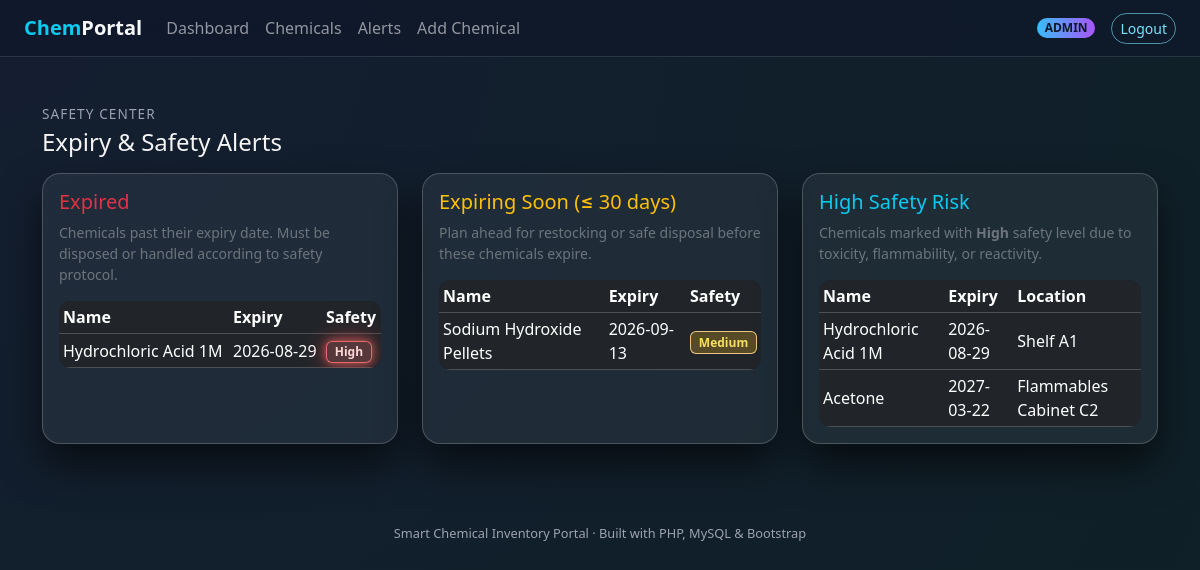
The app's page /alerts.php (signed in) with its own data.
### tables this page shows
CREATE TABLE chemical_safety (
    id INT AUTO_INCREMENT PRIMARY KEY,
    chemical_id INT NOT NULL,
    expiry_date DATE NULL,
    safety_level ENUM('Low', 'Medium', 'High') NOT NULL DEFAULT 'Low',
    CONSTRAINT fk_safety_chemical
        FOREIGN KEY (chemical_id) REFERENCES chemicals(chemical_id)
        ON DELETE CASCADE
);

CREATE TABLE chemicals (
    chemical_id INT AUTO_INCREMENT PRIMARY KEY,
    name VARCHAR(255) NOT NULL,
    quantity VARCHAR(100) NOT NULL,
    location VARCHAR(255) NOT NULL,
    created_at DATETIME NOT NULL DEFAULT CURRENT_TIMESTAMP,
    updated_at DATETIME NOT NULL DEFAULT CURRENT_TIMESTAMP ON UPDATE CURRENT_TIMESTAMP
);

### alerts.php (the view, shortened to what this page needs)
<?php
require_once 'db_config.php';
$expired = [];
$res = $mysqli->query("
    SELECT c.chemical_id, c.name, c.quantity, c.location,
           cs.expiry_date, cs.safety_level
    FROM chemicals c
    JOIN chemical_safety cs ON c.chemical_id = cs.chemical_id
    WHERE cs.expiry_date IS NOT NULL
      AND cs.expiry_date < CURDATE()
    ORDER BY cs.expiry_date ASC
");
if ($res) {
    while ($row = $res->fetch_assoc()) {
        $expired[] = $row;
    }
}
$soon = [];
$res = $mysqli->query("
    SELECT c.chemical_id, c.name, c.quantity, c.location,
           cs.expiry_date, cs.safety_level
    FROM chemicals c
    JOIN chemical_safety cs ON c.chemical_id = cs.chemical_id
    WHERE cs.expiry_date IS NOT NULL
      AND cs.expiry_date >= CURDATE()
      AND cs.expiry_date <= DATE_ADD(CURDATE(), INTERVAL 30 DAY)
    ORDER BY cs.expiry_date ASC
");
if ($res) {
    while ($row = $res->fetch_assoc()) {
        $soon[] = $row;
    }
}
$high = [];
$res = $mysqli->query("
    SELECT c.chemical_id, c.name, c.quantity, c.location,
           cs.expiry_date, cs.safety_level
    FROM chemicals c
    JOIN chemical_safety cs ON c.chemical_id = cs.chemical_id
    WHERE cs.safety_level = 'High'
    ORDER BY cs.expiry_date ASC
");
if ($res) {
    while ($row = $res->fetch_assoc()) {
        $high[] = $row;
    }
}
require_once 'partials/header.php';
?>
<div class="mb-3 fade-in-up">
    <p class="page-title mb-1">Safety Center</p>
    <h2 class="h4 mb-0">Expiry &amp; Safety Alerts</h2>
</div>
<div class="row g-4 fade-in-up">
    <div class="col-lg-4">
        <div class="glass-card p-3 h-100">
            <h5 class="mb-2 text-danger">Expired</h5>
            <p class="small text-secondary mb-3">
                Chemicals past their expiry date. Must be disposed or handled according to safety protocol.
            </p>
            <div class="table-responsive table-glass">
                <table class="table table-dark table-sm align-middle mb-0">
                    <thead>
                    <tr>
                        <th>Name</th>
                        <th>Expiry</th>
                        <th>Safety</th>
                    </tr>
                    </thead>
                    <tbody>
                    <?php if (empty($expired)): ?>
                        <tr>
                            <td colspan="3" class="text-center text-secondary py-2">
                                No expired chemicals.
                            </td>
                        </tr>
                    <?php else: ?>
                        <?php foreach ($expired as $c): ?>
                            <tr>
                                <td><?php echo htmlspecialchars($c['name']); ?></td>
                                <td><?php echo htmlspecialchars($c['expiry_date']); ?></td>
                                <td>
                                    <span class="badge badge-safety-high">
                                        <?php echo htmlspecialchars($c['safety_level']); ?>
                                    </span>
                                </td>
                            </tr>
                        <?php endforeach; ?>
                    <?php endif; ?>
                    </tbody>
                </table>
            </div>
        </div>
    </div>
    <div class="col-lg-4">
        <div class="glass-card p-3 h-100">
            <h5 class="mb-2 text-warning">Expiring Soon (≤ 30 days)</h5>
            <p class="small text-secondary mb-3">
                Plan ahead for restocking or safe disposal before these chemicals expire.
            </p>
            <div class="table-responsive table-glass">
                <table class="table table-dark table-sm align-middle mb-0">
                    <thead>
                    <tr>
                        <th>Name</th>
                        <th>Expiry</th>
                        <th>Safety</th>
                    </tr>
                    </thead>
                    <tbody>
                    <?php if (empty($soon)): ?>
                        <tr>
                            <td colspan="3" class="text-center text-secondary py-2">
                                No chemicals expiring soon.
                            </td>
                        </tr>
                    <?php else: ?>
                        <?php foreach ($soon as $c): ?>
                            <tr>
                                <td><?php echo htmlspecialchars($c['name']); ?></td>
                                <td><?php echo htmlspecialchars($c['expiry_date']); ?></td>
                                <td>
                                    <?php
                                    $level = $c['safety_level'] ?? 'Low';
                                    $badgeClass = 'badge-safety-low';
                                    if ($level === 'Medium') {
                                        $badgeClass = 'badge-safety-medium';
                                    } elseif ($level === 'High') {
                                        $badgeClass = 'badge-safety-high';
                                    }
                                    ?>
                                    <span class="badge <?php echo $badgeClass; ?>">
                                        <?php echo htmlspecialchars($level); ?>
                                    </span>
                                </td>
                            </tr>
                        <?php endforeach; ?>
                    <?php endif; ?>
                    </tbody>
                </table>
            </div>
        </div>
    </div>
    <div class="col-lg-4">
        <div class="glass-card p-3 h-100">
            <h5 class="mb-2 text-info">High Safety Risk</h5>
            <p class="small text-secondary mb-3">
                Chemicals marked with <strong>High</strong> safety level due to toxicity, flammability, or reactivity.
            </p>
            <div class="table-responsive table-glass">
                <table class="table table-dark table-sm align-middle mb-0">
                    <thead>
                    <tr>
                        <th>Name</th>
                        <th>Expiry</th>
                        <th>Location</th>
                    </tr>
                    </thead>
                    <tbody>
                    <?php if (empty($high)): ?>
                        <tr>
                            <td colspan="3" class="text-center text-secondary py-2">
                                No high risk chemicals flagged.
                            </td>
                        </tr>
                    <?php else: ?>
                        <?php foreach ($high as $c): ?>
                            <tr>
                                <td><?php echo htmlspecialchars($c['name']); ?></td>
                                <td>
                                    <?php
                                    echo $c['expiry_date']
                                        ? htmlspecialchars($c['expiry_date'])
                                        : '<span class="text-secondary">N/A</span>';
                                    ?>
                                </td>
                                <td><?php echo htmlspecialchars($c['location']); ?></td>
                            </tr>
                        <?php endforeach; ?>
                    <?php endif; ?>
                    </tbody>
                </table>
            </div>
        </div>
    </div>
</div>
<?php require_once 'partials/footer.php'; ?>

### assets/css/style.css (style rules this page uses)
body { font-family: "Poppins", system-ui, -apple-system, BlinkMacSystemFont, "Segoe UI", sans-serif; background: radial-gradient(circle at top left, #141e30, #0f2027); color: #f5f5f5; min-height: 100vh; }
.glass-card { background: rgba(255, 255, 255, 0.06); border-radius: 18px; border: 1px solid rgba(255, 255, 255, 0.2); box-shadow: 0 20px 40px rgba(0, 0, 0, 0.6); backdrop-filter: blur(18px); -webkit-backdrop-filter: blur(18px); }
.badge-safety-medium { background: rgba(251, 191, 36, 0.25); color: #f6e05e; border: 1px solid rgba(251, 211, 141, 0.9); }
.badge-safety-high { background: rgba(248, 113, 113, 0.25); color: #fed7d7; border: 1px solid rgba(248, 113, 113, 0.9); box-shadow: 0 0 10px rgba(248, 113, 113, 0.7), 0 0 25px rgba(239, 68, 68, 0.6); }
.page-title { letter-spacing: 0.08em; text-transform: uppercase; font-size: 0.85rem; color: #9ca3af; }
.table-glass { border-radius: 12px; overflow: hidden; }
.table-glass thead { background: rgba(15, 23, 42, 0.9); }
.table-glass tbody tr { background: rgba(15, 23, 42, 0.5); transition: background 0.15s ease, transform 0.15s ease; }
.fade-in-up { opacity: 0; transform: translateY(18px); animation: fadeInUp 0.6s ease forwards; }

### records on screen
chemical_safety: chemical.name "Hydrochloric Acid 1M", expiry_date "2026-08-29", safety_level "High", chemical.location "Shelf A1"
chemical_safety: chemical.name "Sodium Hydroxide Pellets", expiry_date "2026-09-13", safety_level "Medium"
chemical_safety: chemical.name "Acetone", expiry_date "2027-03-22", chemical.location "Flammables Cabinet C2"

### other values on screen
$_SESSION['role'] "ADMIN"
